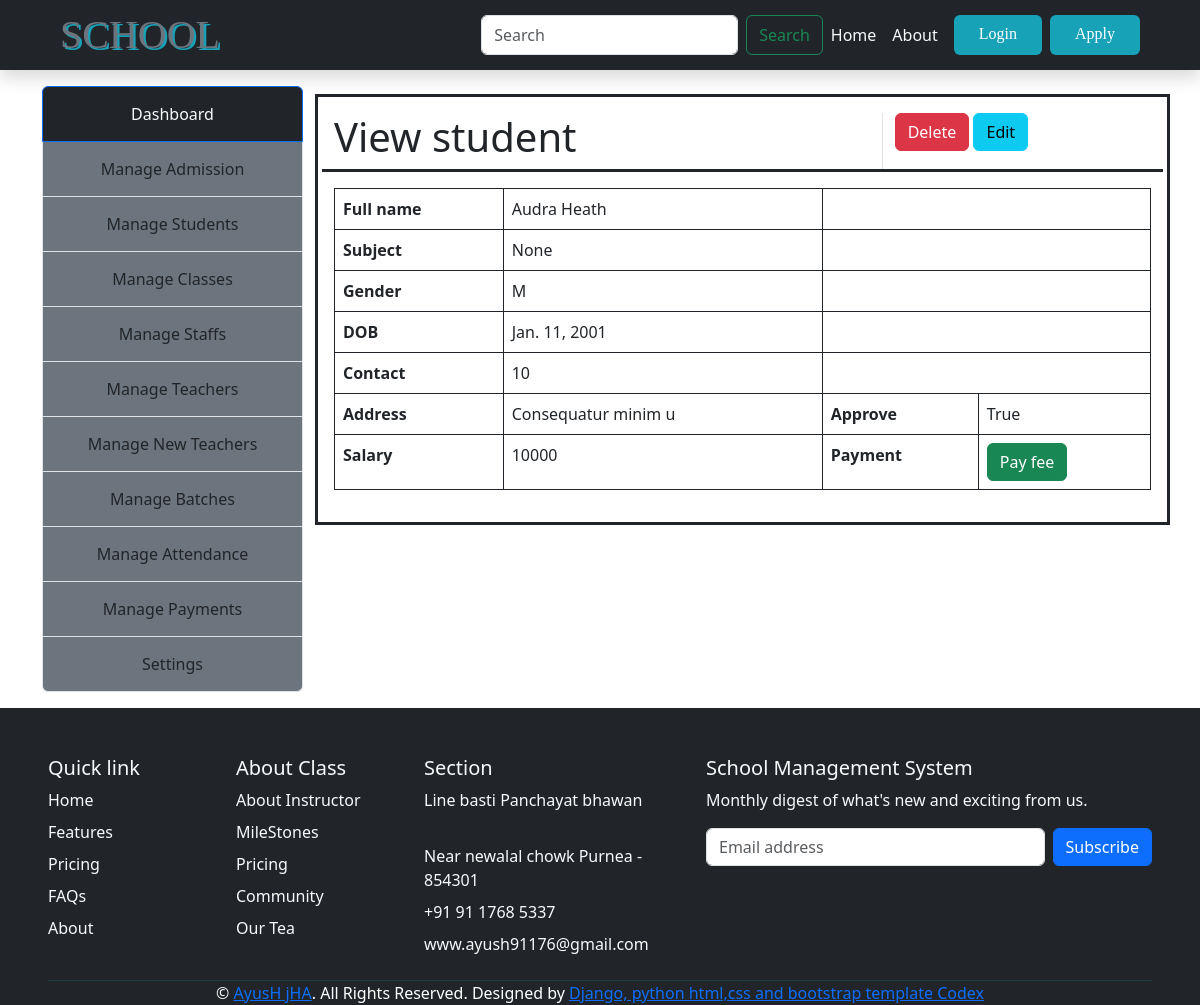
The app's page /single-teacher/2/ with its own data.
### school_management/models.py (models this page shows, shortened)
class Teacher(models.Model):
    t_name = models.CharField(max_length=150)
    t_contact = models.IntegerField()
    t_email = models.EmailField()
    t_dob=models.DateField(help_text="use MM/DD/YYYY format")
    t_address = models.TextField()
    isApproved = models.BooleanField(default=False)
    salary = models.IntegerField(max_length=100, default=None,blank=True,null=True,)
    t_gender=models.CharField(max_length=10,choices=GENDER)
    t_subject = models.ForeignKey("Subject",on_delete=models.CASCADE,default=None,blank=True,null=True,unique=True)

### school_management/views.py (the view)
# urls.py: path("single-teacher/<int:id>/",viewTeacher,name="viewTeacher"),
def viewTeacher(req,id):
    teacher=Teacher.objects.get(pk=id)
    return render(req,"admin/viewTeacher.html",{"stu":teacher})

### template/admin/viewTeacher.html (shortened to what this page needs)
{% extends 'admin/adminBase.html'%}
{% block 'admin-content' %}
    <div class="contaner">
        <div class="row">
            <div class="col border mt-2 border-3 p-3 border-dark mx-auto">
                <div class="row border-bottom border-3 border-dark ">
                    <div class="col-8 border-end "><h1 class="fs-1">View student</h1></div>
                    <div class="col-4">
                        <a href="{%url 'deleteTeacher' stu.id%}" class="btn btn-danger">Delete</a>
                        <a href="{%url 'editTeacher' stu.id%}" class="btn btn-info">Edit</a>
                    </div>
                </div>
                <table class="table mt-3">
                    <tr class="border border-dark">
                        <th>Full name</th>
                        <td class="border border-dark">{{stu.t_name}}</td>
                    </tr>
                    <tr class="border border-dark">
                        <th>Subject</th>
                        <td class="border border-dark">{{stu.t_subject}}</td>
                    </tr>
                    <tr class="border border-dark">
                        <th>Gender</th>
                        <td class="border border-dark">{{stu.t_gender}}</td>
                    </tr>
                    <tr class="border border-dark">
                        <th>DOB</th>
                        <td class="border border-dark">{{stu.t_dob}}</td>
                    </tr>
                    <tr class="border border-dark">
                        <th>Contact</th>
                        <td class="border border-dark">{{stu.t_contact}}</td>
                    </tr>
                    <tr class="border border-dark">
                        <th>Address</th>
                        <td class="border border-dark">{{stu.t_address}}</td>
                        <th>Approve</th>
                        <td class="border border-dark">{{stu.isApproved}}</td>
                    </tr>
                    <tr class="border border-dark">
                        <th>Salary</th>
                        <td class="border border-dark">{{stu.salary}}</td>
                        <th>Payment</th>
                        <td class="border border-dark"><input type="submit" id="pay_btn" value="Pay fee" class="btn btn-success"></td>
                    </tr>
                </table>
            </div>
        </div>
    </div>
{% endblock 'admin-content' %}

### records on screen
Teacher: t_name "Audra Heath", t_subject "None", t_gender "M", t_dob "Jan. 11, 2001", t_contact "10", t_address "Consequatur minim u", isApproved "True", salary "10000"
